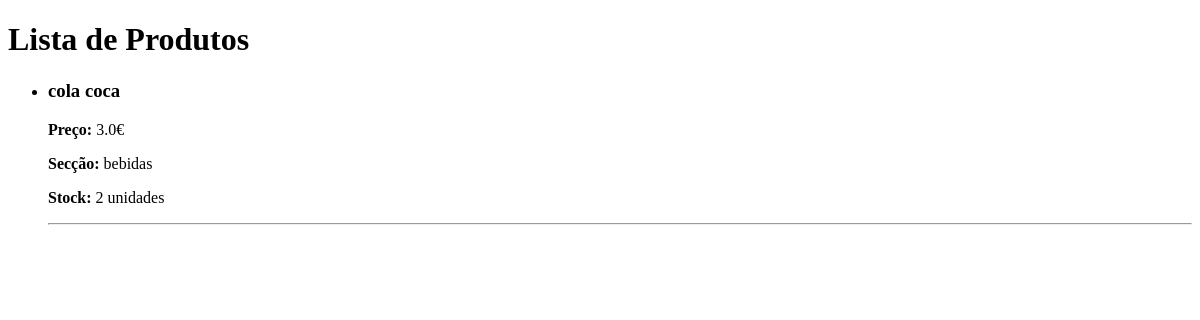
Page /produtosTESTE/ on the earlier database version.
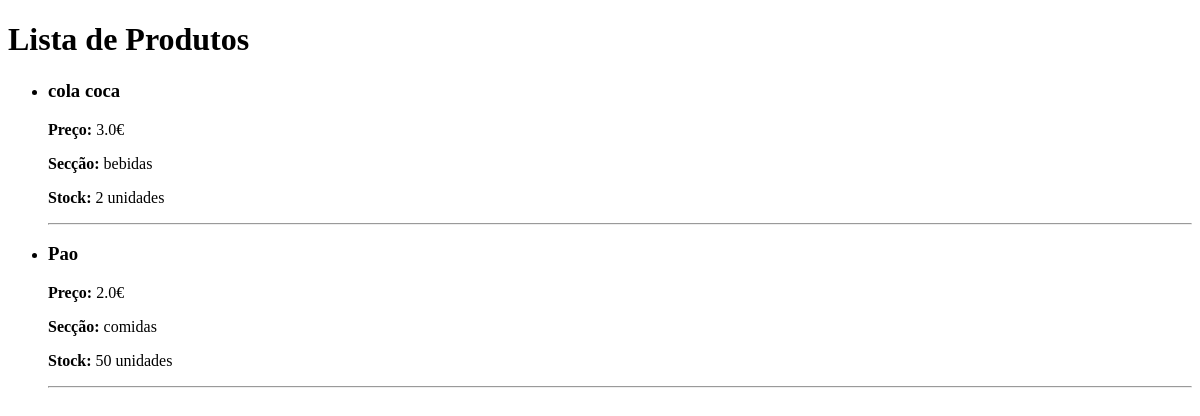
Same page on the later database version.
### workshop/models.py (models this page shows, shortened)
class Produto(models.Model):
    id = AutoField(primary_key=True)
    nome = models.CharField(max_length=512)
    preco = models.FloatField()
    qtd = models.IntegerField()
    desconto = models.IntegerField()
    iva = models.IntegerField()
    oculto = models.BooleanField(default=False)
    seccao = models.ForeignKey(
        Seccao,
        on_delete=models.RESTRICT,
        db_column='seccao_nome',
        related_name='produtos'
    )
    loja = models.ForeignKey(
        Loja,
        on_delete=models.RESTRICT,
        db_column='loja_nomeloja',
        related_name='produtos',
        null=True,
    )
    fornecedor = models.ForeignKey(
        Fornecedor,
        on_delete=models.RESTRICT,
        db_column='fornecedor_nif',
        related_name='produtos',
        null=True,
    )
    class Meta:
        db_table = 'produto'

class Seccao(models.Model):
    nome = models.CharField(max_length=512, primary_key=True)
    loja = models.ForeignKey(
        Loja,
        on_delete=models.RESTRICT,
        db_column='loja_nomeloja',
        related_name='seccoes',
        null=True,
    )
    def __str__(self):
        return self.nome
    class Meta:
        db_table = 'seccao'

### workshop/views.py (the view)
# urls.py: path('produtosTESTE/', views.produtosTESTEFUNC, name='produtosTESTE'),
def produtosTESTEFUNC(request):
    produtos = Produto.objects.all()
    return render(request, 'produtosTESTE.html', {'produtos': produtos})

### workshop/templates/produtosTESTE.html (shortened to what this page needs)
<!DOCTYPE html>
<html>
<head>
</head>
<body>
    <h1>Lista de Produtos</h1>
    {% if produtos %}
    <ul>
        {% for produto in produtos %}
        <li>
            <h3>{{ produto.nome }}</h3>
            {% if produto.preco %}
            <p><strong>Preço:</strong> {{ produto.preco }}€</p>
            {% endif %}
            {% if produto.seccao %}
            <p><strong>Secção:</strong> {{ produto.seccao }}</p>
            {% endif %}
            {% if produto.qtd %}
            <p><strong>Stock:</strong> {{ produto.qtd }} unidades</p>
            {% endif %}
        </li>
        <hr>
        {% endfor %}
    </ul>
    {% else %}
    <p>Não existem produtos registados.</p>
    {% endif %}
</body>
</html>

Differences in the rows shown:
added Produto: nome "Pao", preco "2.0", seccao "comidas", qtd "50"
